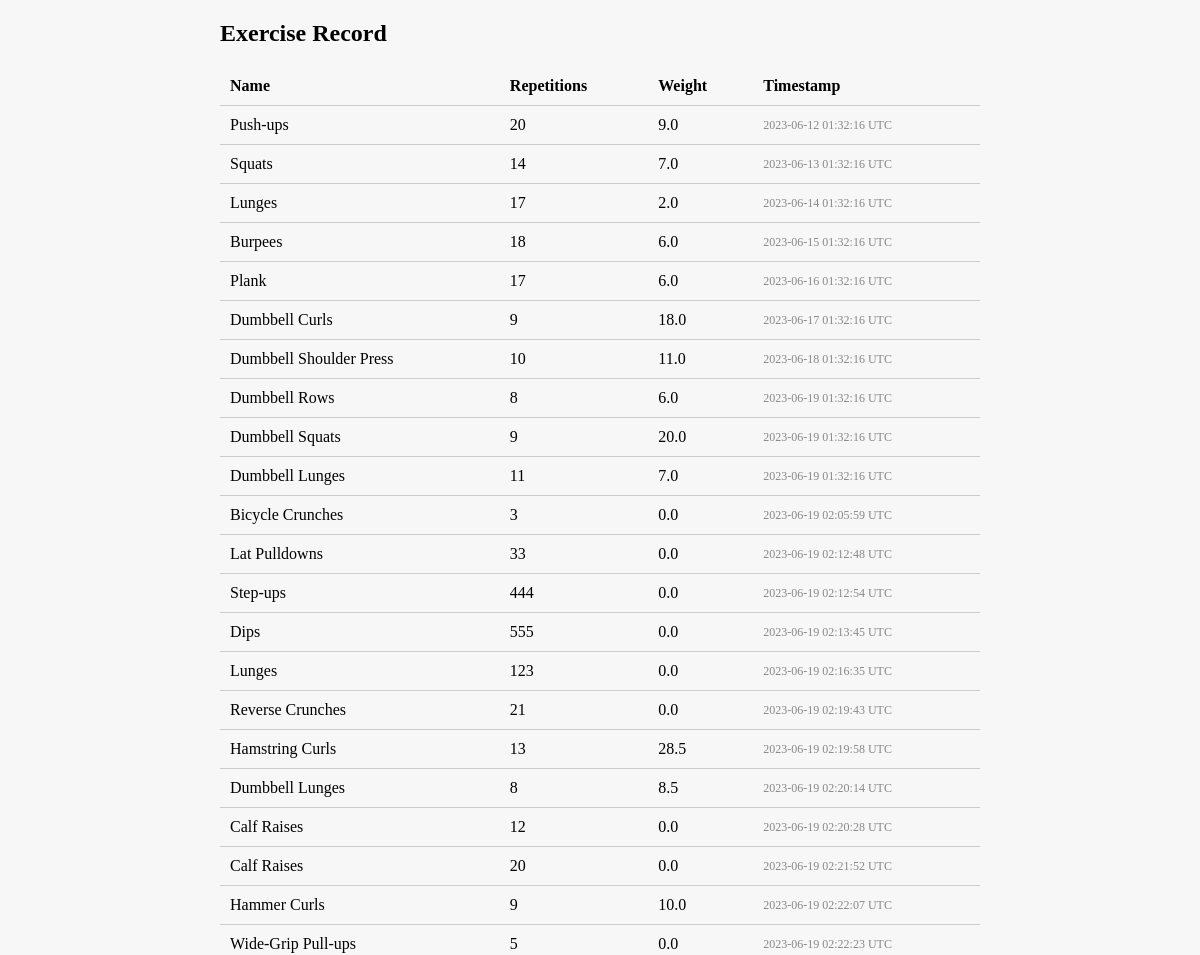
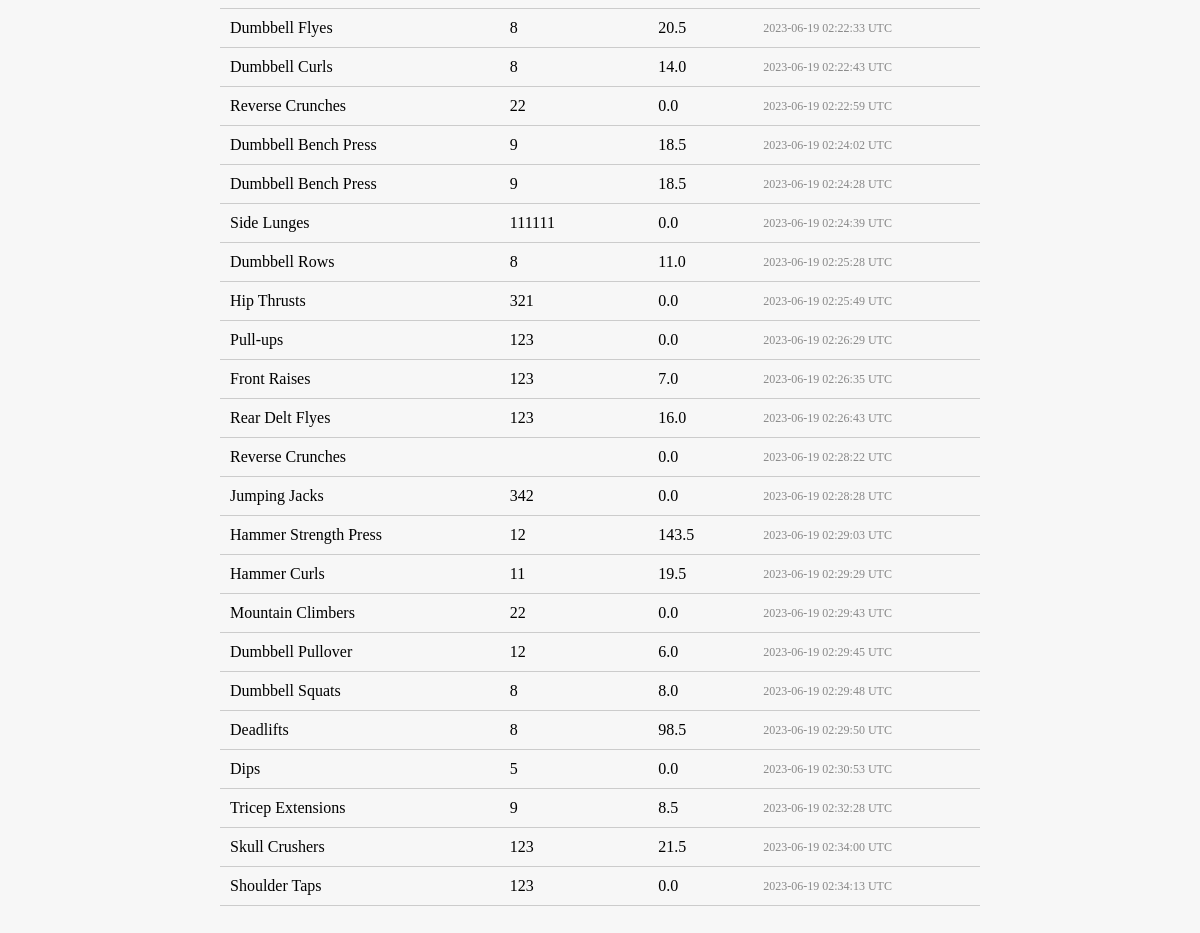
The page /my-exercises on the database its author committed (2 pictures, top to bottom).
### randomwalk_app.py (models this page shows, shortened)
class ExerciseEntry(db.Model):
    id = db.Column(db.Integer, primary_key=True)
    name = db.Column(db.String(100), nullable=False)
    repetitions = db.Column(db.Integer, nullable=False)
    weight = db.Column(db.Float, nullable=False)
    timestamp = db.Column(db.DateTime, default=datetime.utcnow)

### randomwalk_app.py (the view)
@app.route('/my-exercises')
def get_my_exercises():
    exercises = ExerciseEntry.query.all()
    return render_template('my-exercises.html', exercises=exercises)

### templates/my-exercises.html (shortened to what this page needs)
<!DOCTYPE html>
<html>
<head>
</head>
<body>
    <div class="container">
        <h1>Exercise Record</h1>
        <table>
            <tr>
                <th>Name</th>
                <th>Repetitions</th>
                <th>Weight</th>
                <th>Timestamp</th>
            </tr>
            {% for exercise in exercises %}
            <tr>
                <td>{{ exercise.name }}</td>
                <td>{{ exercise.repetitions }}</td>
                <td>{{ exercise.weight }}</td>
                <td class="timestamp">{{ exercise.timestamp.strftime('%Y-%m-%d %H:%M:%S')}} UTC</td>
            </tr>
            {% endfor %}
        </table>
    </div>
</body>
</html>

### templates/my-exercises.html (style rules this page uses)
* { margin: 0; padding: 0; box-sizing: border-box; }
body { background-color: #f7f7f7; }
.container { max-width: 800px; margin: 0 auto; padding: 20px; }
h1 { font-size: 24px; font-weight: bold; margin-bottom: 20px; }
table { width: 100%; border-collapse: collapse; margin-bottom: 20px; }
th, td { padding: 10px; text-align: left; border-bottom: 1px solid #ccc; }
th { font-weight: bold; }
.timestamp { font-size: 12px; color: #888; }

### rows shown on the page
ExerciseEntry: name "Push-ups", repetitions "20", weight "9.0", timestamp "2023-06-12 01:32:16"
ExerciseEntry: name "Squats", repetitions "14", weight "7.0", timestamp "2023-06-13 01:32:16"
ExerciseEntry: name "Lunges", repetitions "17", weight "2.0", timestamp "2023-06-14 01:32:16"
ExerciseEntry: name "Burpees", repetitions "18", weight "6.0", timestamp "2023-06-15 01:32:16"
ExerciseEntry: name "Plank", repetitions "17", weight "6.0", timestamp "2023-06-16 01:32:16"
ExerciseEntry: name "Dumbbell Curls", repetitions "9", weight "18.0", timestamp "2023-06-17 01:32:16"
ExerciseEntry: name "Dumbbell Shoulder Press", repetitions "10", weight "11.0", timestamp "2023-06-18 01:32:16"
ExerciseEntry: name "Dumbbell Rows", repetitions "8", weight "6.0", timestamp "2023-06-19 01:32:16"
ExerciseEntry: name "Dumbbell Squats", repetitions "9", weight "20.0", timestamp "2023-06-19 01:32:16"
ExerciseEntry: name "Dumbbell Lunges", repetitions "11", weight "7.0", timestamp "2023-06-19 01:32:16"
ExerciseEntry: name "Bicycle Crunches", repetitions "3", weight "0.0", timestamp "2023-06-19 02:05:59"
ExerciseEntry: name "Lat Pulldowns", repetitions "33", weight "0.0", timestamp "2023-06-19 02:12:48"
ExerciseEntry: name "Step-ups", repetitions "444", weight "0.0", timestamp "2023-06-19 02:12:54"
ExerciseEntry: name "Dips", repetitions "555", weight "0.0", timestamp "2023-06-19 02:13:45"
ExerciseEntry: name "Lunges", repetitions "123", weight "0.0", timestamp "2023-06-19 02:16:35"
ExerciseEntry: name "Reverse Crunches", repetitions "21", weight "0.0", timestamp "2023-06-19 02:19:43"
ExerciseEntry: name "Hamstring Curls", repetitions "13", weight "28.5", timestamp "2023-06-19 02:19:58"
ExerciseEntry: name "Dumbbell Lunges", repetitions "8", weight "8.5", timestamp "2023-06-19 02:20:14"
ExerciseEntry: name "Calf Raises", repetitions "12", weight "0.0", timestamp "2023-06-19 02:20:28"
ExerciseEntry: name "Calf Raises", repetitions "20", weight "0.0", timestamp "2023-06-19 02:21:52"
ExerciseEntry: name "Hammer Curls", repetitions "9", weight "10.0", timestamp "2023-06-19 02:22:07"
ExerciseEntry: name "Wide-Grip Pull-ups", repetitions "5", weight "0.0", timestamp "2023-06-19 02:22:23"
ExerciseEntry: name "Dumbbell Flyes", repetitions "8", weight "20.5", timestamp "2023-06-19 02:22:33"
ExerciseEntry: name "Dumbbell Curls", repetitions "8", weight "14.0", timestamp "2023-06-19 02:22:43"
ExerciseEntry: name "Reverse Crunches", repetitions "22", weight "0.0", timestamp "2023-06-19 02:22:59"
ExerciseEntry: name "Dumbbell Bench Press", repetitions "9", weight "18.5", timestamp "2023-06-19 02:24:02"
ExerciseEntry: name "Dumbbell Bench Press", repetitions "9", weight "18.5", timestamp "2023-06-19 02:24:28"
ExerciseEntry: name "Side Lunges", repetitions "111111", weight "0.0", timestamp "2023-06-19 02:24:39"
ExerciseEntry: name "Dumbbell Rows", repetitions "8", weight "11.0", timestamp "2023-06-19 02:25:28"
ExerciseEntry: name "Hip Thrusts", repetitions "321", weight "0.0", timestamp "2023-06-19 02:25:49"
ExerciseEntry: name "Pull-ups", repetitions "123", weight "0.0", timestamp "2023-06-19 02:26:29"
ExerciseEntry: name "Front Raises", repetitions "123", weight "7.0", timestamp "2023-06-19 02:26:35"
ExerciseEntry: name "Rear Delt Flyes", repetitions "123", weight "16.0", timestamp "2023-06-19 02:26:43"
ExerciseEntry: name "Reverse Crunches", weight "0.0", timestamp "2023-06-19 02:28:22"
ExerciseEntry: name "Jumping Jacks", repetitions "342", weight "0.0", timestamp "2023-06-19 02:28:28"
ExerciseEntry: name "Hammer Strength Press", repetitions "12", weight "143.5", timestamp "2023-06-19 02:29:03"
ExerciseEntry: name "Hammer Curls", repetitions "11", weight "19.5", timestamp "2023-06-19 02:29:29"
ExerciseEntry: name "Mountain Climbers", repetitions "22", weight "0.0", timestamp "2023-06-19 02:29:43"
ExerciseEntry: name "Dumbbell Pullover", repetitions "12", weight "6.0", timestamp "2023-06-19 02:29:45"
ExerciseEntry: name "Dumbbell Squats", repetitions "8", weight "8.0", timestamp "2023-06-19 02:29:48"
ExerciseEntry: name "Deadlifts", repetitions "8", weight "98.5", timestamp "2023-06-19 02:29:50"
ExerciseEntry: name "Dips", repetitions "5", weight "0.0", timestamp "2023-06-19 02:30:53"
ExerciseEntry: name "Tricep Extensions", repetitions "9", weight "8.5", timestamp "2023-06-19 02:32:28"
ExerciseEntry: name "Skull Crushers", repetitions "123", weight "21.5", timestamp "2023-06-19 02:34:00"
ExerciseEntry: name "Shoulder Taps", repetitions "123", weight "0.0", timestamp "2023-06-19 02:34:13"
